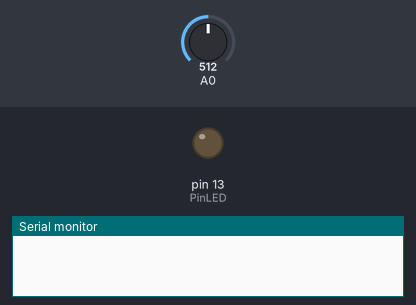
The sketch below on a simulated Arduino Uno, built with avr-gcc and run on an emulated ATmega328P. Shown: output pins drawn as LEDs (lit = HIGH), the last lines printed to the serial monitor. Inputs (shaded band) come from the test bench; at power-on: A0 = 512.

Above: at 0.1 s.
At 1.1 s:
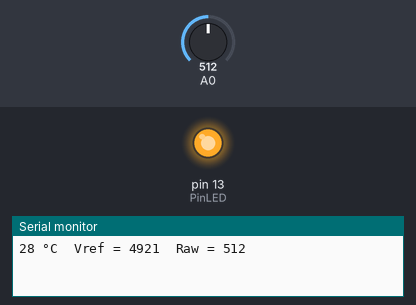
Timing chart, 0 to 2.6 s (numbered marks = the images above):
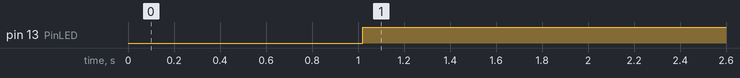

Measured:
- by itself, pin 13 (PinLED): LOW → HIGH at 1.0 s

The sketch:

ARef.ino
```cpp
const uint8_t PinLED = 13;
void setup( void )
{
 Serial.begin( 38400 );
 Serial.println( "\r\n\r\n" );
 pinMode( PinLED, OUTPUT );
 digitalWrite( PinLED, LOW );
 delay( 1000 );
 //analogReference( INTERNAL );
}
void loop( void )
{
 Serial.print(Thermistor()); Serial.print(" °C  Vref = ");
 Serial.print(readRefVcc()); Serial.print("  Raw = ");
 Serial.println(analogRead( A0 ));
 digitalWrite( PinLED, HIGH );
 delay( 1000 );
}

int Thermistor() {
  const double R = 8600.0;
  double Temp;
  double avg_temp = 0;
  for(byte i = 0; i < 3; i++) {
    Temp = log(R*(1024.0/analogRead(A0)-1)); // for pull-up configuration
    Temp = 1 / (0.001129148 + (0.000234125 + (0.0000000876741 * Temp * Temp )) * Temp );
    Temp = Temp - 273.15;              // Convert Kelvin to Celcius
    //Temp = (Temp * 9.0)/ 5.0 + 32.0; // Convert Celcius to Fahrenheit
    avg_temp += Temp;
    delay(3);
    }
    avg_temp /= 3;
  return (int)avg_temp;
}

int readRefVcc() {
  // Read 1.1V reference against AVcc
  // set the reference to Vcc and the measurement to the internal 1.1V reference
  #if defined(__AVR_ATmega32U4__) || defined(__AVR_ATmega1280__) || defined(__AVR_ATmega2560__)
    ADMUX = _BV(REFS0) | _BV(MUX4) | _BV(MUX3) | _BV(MUX2) | _BV(MUX1);
  #elif defined (__AVR_ATtiny24__) || defined(__AVR_ATtiny44__) || defined(__AVR_ATtiny84__)
    ADMUX = _BV(MUX5) | _BV(MUX0);
  #elif defined (__AVR_ATtiny25__) || defined(__AVR_ATtiny45__) || defined(__AVR_ATtiny85__)
    ADMUX = _BV(MUX3) | _BV(MUX2);
  #else
    ADMUX = _BV(REFS0) | _BV(MUX3) | _BV(MUX2) | _BV(MUX1);
  #endif
  // make series of reading and compute average
  unsigned long LRefVcc = 0;
  for (int i=0; i<3; i++) {
    delay(3); // Wait for Vref to settle
    ADCSRA |= _BV(ADSC); // Start conversion
    while (bit_is_set(ADCSRA,ADSC)); // measuring
    uint8_t low  = ADCL; // must read ADCL first - it then locks ADCH
    uint8_t high = ADCH; // unlocks both
    long result = (high<<8) | low;
    // scale_constant = internal1.1Ref * 1023 * 1000
    // where internal1.1Ref = 1.1 * Vcc1 (per voltmeter) / Vcc2 (per readRefVcc() function)

    // kresult = 1125300L / result; // Calculate Vcc (in mV); 1125300L = 1.1*1023*1000
    result = 1107402L / result;
    LRefVcc += result;
  }
  LRefVcc /= 3;
  return (int)LRefVcc; // Vcc in mV
}
```
